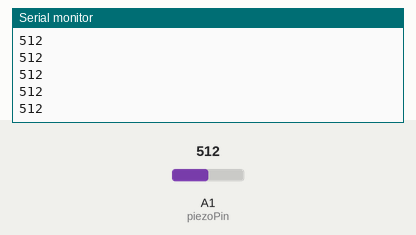
Recording of a sketch running on a simulated Arduino Uno, built with avr-gcc and run on an emulated ATmega328P. Shown: the last lines printed to the serial monitor. The test bench sets the inputs (shaded band); at power-on: A1 (piezoPin) = 512.

Above: at 1.2 s.
1.3 s: A1 (piezoPin) set to 716
At 1.31 s:
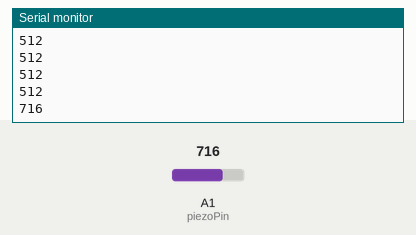
2.8 s: A1 (piezoPin) set to 900
At 2.81 s:
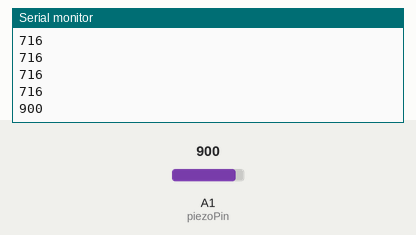
Timing chart, 0 to 5.8 s (numbered marks = the images above; inputs shaded):
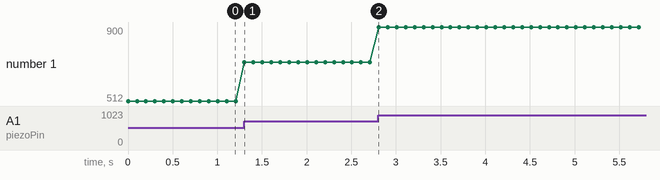

Measured:
- after the input at 1.3 s, the serial monitor: prints a new line at once (image 1)
- after the input at 2.8 s, the serial monitor: prints a new line at once (image 2)
- plotted number 1: 512 → 716 after the input at 1.3 s, 716 → 900 after the input at 2.8 s

The sketch:

Piezo.ino
```cpp
int piezoPin = A1;

void setup() {
  Serial.begin(115200);
  Serial.flush();
}

void loop() {
  int piezo = analogRead(piezoPin);
  Serial.println(piezo);
  delay(100);
}
```
